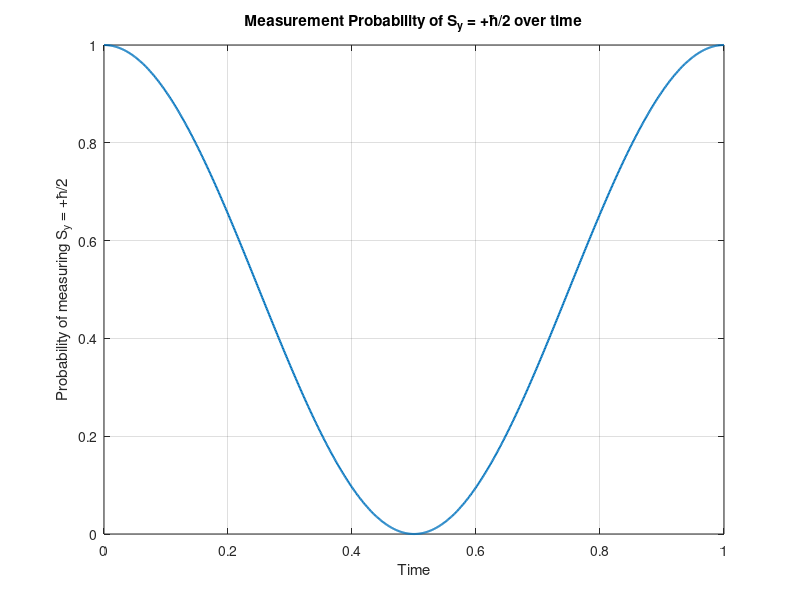

Reproduce this figure in MATLAB.
clear;
clc;

%defining the pauli matrices
x=[0,1;1,0];
z=[1,0;0,-1];
printf("Pauli x matrix=\n");
x
printf("Pauli z matrix=\n");
z
%commutation relation -2.i.y=[x,z]
C=x*z-z*x;
printf("Commutator of Pauli x and Pauli z matrices is\n")
disp(C);
y=C./(2.i);
printf("Numerically the Pauli y matrix is found out to be\n")
disp(y);
%eigenvalue and eigenvectors
[v,e]=eig(y);
v;
diag(e);

idx = find(diag(e) == 1);
% or can use: idx = find(abs(diag(e) - 1) < 1e-10)
v1 = v(:, idx);

printf("Eigenvector of Pauli y matrix corresponding to eigenvalue +1=\n");

v1

%Magnetic field strength along z (2*pi)
B = 2 * pi;

% Hamiltonian: H = -pi * sigma_z
H = -pi *z;

% Initial state: eigenvector of sigma_y with eigenvalue +1 (|+>_y)
psi0 = v1;

% Define time vector
t = linspace(0, 1, 1000);
P = zeros(size(t));

for k = 1:length(t)
    U = expm(-1i * H * t(k));      % Time evolution operator
    psi_t = U * psi0;              % Evolved state
    P(k) = abs(psi0' * psi_t)^2;   % Probability of projecting back to psi0
end

% Plotting
plot(t, P, 'LineWidth', 1.5);
xlabel('Time');
ylabel('Probability of measuring S_y = +ħ/2');
title('Measurement Probability of S_y = +ħ/2 over time');
grid on;
